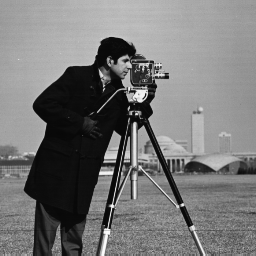
%> input picture part_two/cameraman.tif, 256 x 256 px
$ octave part_two.m   (GNU Octave 9; MATLAB toolbox functions it lacks are replaced by stand-ins)
%> lines starting %> are read from the running program, lines starting %| are printed output that depends on the picture
% meros2.m
% Part 2 – Kbantopoihsh DCT se block 8x8
% Prin thn ektelesh tou script na ektelestoun oi entoles sto octave:
% pkg load image
% pkg load signal

clear;
clc;
close all;

pkg load image;

% 1 Diabazoume thn eikona pou dinetai
f_uint8 = imread('cameraman.tif');   % h arxikikh eikona se uint_8
%> f_uint8 is the input picture: size 256x256 uint8; min 7, max 253, mean 118.7
[rows, cols] = size(f_uint8);
%> rows = 256; cols = 256
f       = double(f_uint8);           % gia ypologisoums se double

% 2. Ypologizoume thn entropia ths eikonas
H_orig = entropy(f_uint8);
%> H_orig = 7.01
fprintf('Entropy of original image: %.4f\n', H_orig);
%| Entropy of original image: 7.0097

figure;
imagesc(f_uint8); colormap(gray); axis image off;
title('Αρχική εικόνα');

% Pinakas Kbantopoihshs 01
Q1 = [ 16 11 10 16 24 40 51 61;
       12 12 14 19 26 58 60 55;
       14 13 16 24 40 57 69 56;
       14 17 22 29 51 87 80 62;
       18 22 37 56 68 109 103 77;
       24 35 55 64 81 104 113 92;
       49 64 78 87 103 121 120 101;
       72 92 95 98 112 100 103 99 ];

% Tha treksoume gia Q = 1*Q1 2*Q1 3*Q1
factors = [1 2 3];

for k = 1:numel(factors)

    fprintf('\n==============================\n');
    fprintf('Q = %d * Q1\n', factors(k));
    fprintf('==============================\n');

    %Xwrizei thn eikona se block 8x8

    Q = factors(k) * Q1;                 %Katallhlos pinakas kbantopoihshs
    F_hat = zeros(rows, cols);           %  Kbantismenoi syntelestes DCT (F)

    %% 4–5. DCT kathe block kai kbantopoihsh F_hat(u,v) = round(F(u,v) / Q(u,v))
    for m = 1:8:rows
        for n = 1:8:cols
            block  = f(m:m+7, n:n+7);     % block 8x8
            F      = dct2(block);         % DCT tou block
            Fq     = round(F ./ Q);       % kbantopoihsh
            F_hat(m:m+7, n:n+7) = Fq;     % apothikeush F̂
        end
    end

    %6. Entropia ths apolyths timhs ton kbantismenwn syntelestwn
    H_quant = entropy(abs(F_hat));
    fprintf('Entropy of |F_hat(u,v)|: %.4f\n', H_quant);

    % 7 Plithos midenikwn syntelestwn meta th kbantopoihsh
    zero_count = sum(F_hat(:) == 0);
    fprintf('Number of zero coefficients: %d\n', zero_count);

    % 8. Antistrofh kbantish: F_hat(u,v) = F_hat(u,v) .* Q(u,v)
    f_tilde = zeros(rows, cols);   % eikona meta tin IDCT (se double)

    for m = 1:8:rows
        for n = 1:8:cols
            Fq_block = F_hat(m:m+7, n:n+7);   % F_hat sto block
            F_rec    = Fq_block .* Q;         % F̃ anstistrofh kbantish

            %9. Antistrofos DCT tou block
            block_rec = idct2(F_rec);

            % 10. Clip stis times [0,255] kai metatroph se uint8
            block_rec(block_rec < 0)   = 0;
            block_rec(block_rec > 255) = 255;

            f_tilde(m:m+7, n:n+7) = block_rec;
        end
    end

    f_rec_uint8 = uint8(f_tilde);

    %11. Ypologismos PSNR kai emfanish eikonas
    % PSNR se sxesh me thn arxikh f se double
    MSE  = mean((f_tilde(:) - f(:)).^2);
    PSNR = 10 * log10(255^2 / MSE);

    fprintf('PSNR: %.4f dB\n', PSNR);

    figure;
    imagesc(f_rec_uint8);
    colormap(gray); axis image off;
    title(sprintf('Q = %d * Q1, PSNR = %.2f dB', factors(k), PSNR));

end
%> this loop made 3 passes
%> (H_quant, zero_count, MSE, PSNR) on passes 1 to 3: (0.604, 55852, 43.47, 31.75), (0.451, 59349, 76.2, 29.31), (0.375, 60789, 101.9, 28.05)
%| Entropy of |F_hat(u,v)|: 0.6042
%| Number of zero coefficients: 55852
%| PSNR: 31.7487 dB
%| Entropy of |F_hat(u,v)|: 0.4510
%| Number of zero coefficients: 59349
%| PSNR: 29.3111 dB
%| Entropy of |F_hat(u,v)|: 0.3749
%| Number of zero coefficients: 60789
%| PSNR: 28.0489 dB
%> pass 2, `f_rec_uint8 = uint8(f_tilde);`:
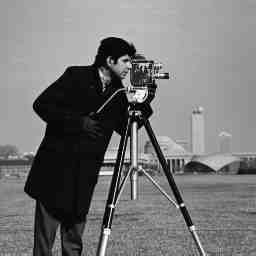
%> f_rec_uint8: size 256x256 uint8; min 0, max 255, mean 118.8; mean of the top-left, top-right, bottom-left and bottom-right quarters 120.1, 153.8, 76, 125.5
%> pass 3, `f_rec_uint8 = uint8(f_tilde);`:
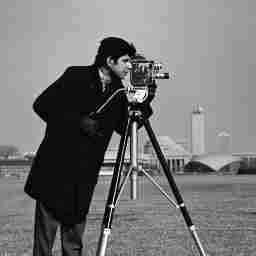
%> f_rec_uint8: size 256x256 uint8; min 0, max 255, mean 118.8; mean of the top-left, top-right, bottom-left and bottom-right quarters 120.1, 153.9, 75.7, 125.6
%> after the loop:
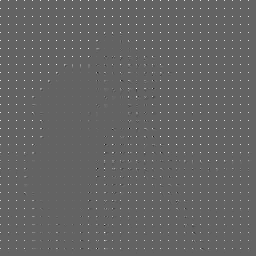
%> F_hat: size 256x256 double; min -21, max 33, mean 0.3; drawn with min black and max white
%> after the loop, block_rec = [123.7 130.7 140 144.5 139.8 126.6 110.8 100.1; 111.5 116.1 122.2 125.6 123.5 116.2 107.1 101; 98.74 99.81 101.6 103.6 105.4 106.7 107.4 107.7; 95.52 94.35 93.53 95.12 100.2 108.1 116.1 121.2; 100.3 99.68 99.83 102.7 109.2 118.3 127.3 132.9; 103.5 106.1 110.6 116.3 121.9 126.8 130.3 132.1; 99.75 106.5 116.8 125.6 129.3 127.4 122.5 118.5; 94 103.7 117.8 128.7 130.9 124.1 113.1 105.1]
